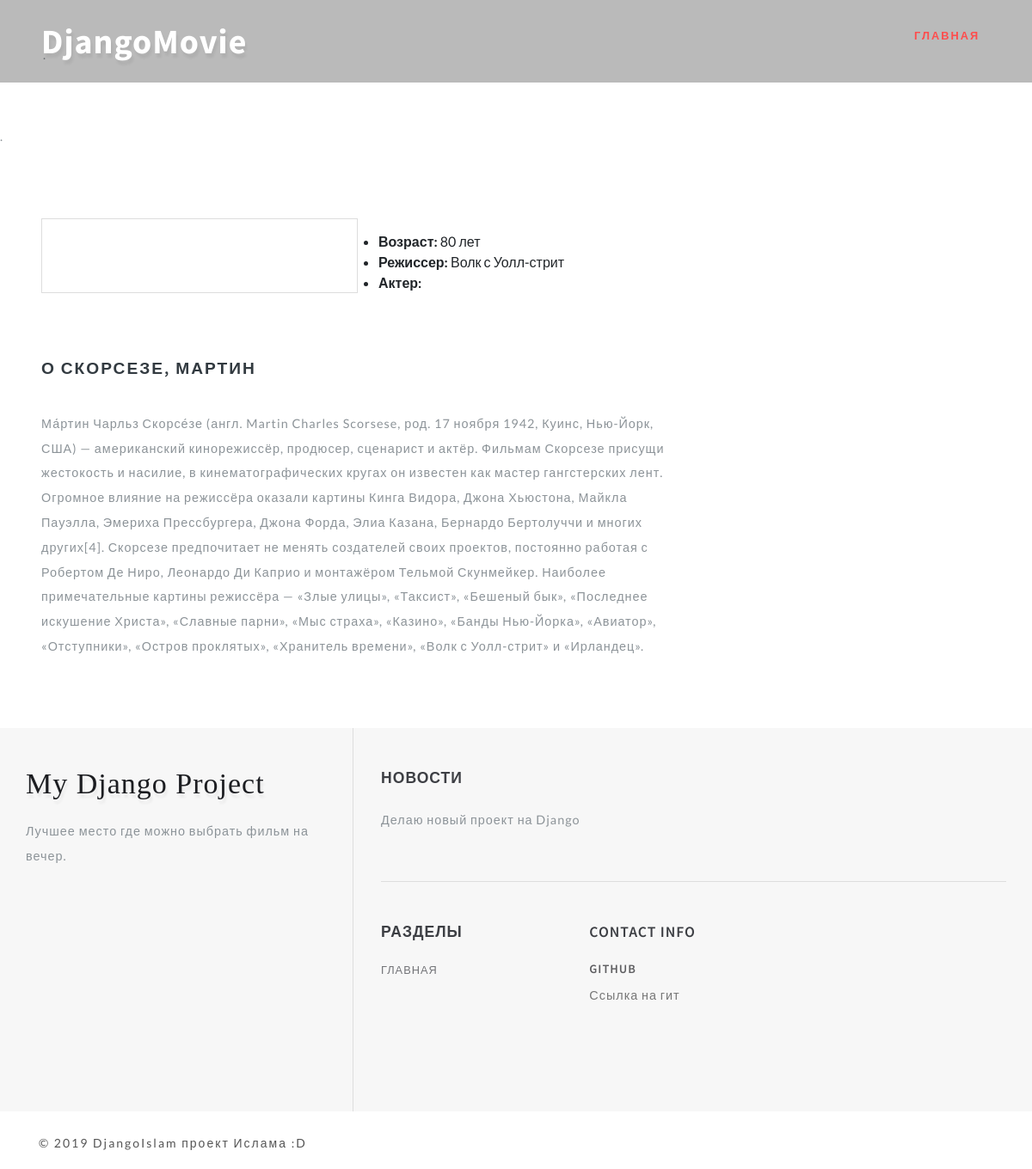
The app's page /actor/Скорсезе, Мартин/ with its own data.
### movies/models.py (models this page shows, shortened)
class Actor(models.Model):
    name = models.CharField('Имя', max_length=30)
    age = models.PositiveIntegerField('Возраст', default=0)
    description = models.TextField('Описание')
    image = models.ImageField('Изображение', upload_to='actors/')
    class Meta:
        verbose_name = 'Актеры и режиссеры'
        verbose_name_plural = 'Актеры и режиссеры'

class Movie(models.Model):
    title = models.CharField('Название', max_length=40)
    tagline = models.CharField('Слоган', max_length=100, default='')
    description = models.TextField('Описание')
    poster = models.ImageField('Постер',  upload_to='movies/')
    year = models.PositiveIntegerField('Дата выхода', default=2010)
    country = models.CharField('Страна', max_length=30)
    directors = models.ManyToManyField(Actor, verbose_name='Режиссер', related_name='film_director')
    actors = models.ManyToManyField(Actor, verbose_name='Актеры', related_name='film_actor')
    genres = models.ManyToManyField(Genre,  verbose_name='Жанр')
    world_premiere = models.DateField('Премьера в мире', default=date.today)
    budget = models.PositiveIntegerField('Бюджет', default=0, help_text='указывать сумму в долларах')
    fees_in_usa = models.PositiveIntegerField(
        'Сборы в США', default=0, help_text='указывать сумму в долларах'
    )
    fees_in_world = models.PositiveIntegerField(
        'Сборы в мире', default=0, help_text='указывать сумму в долларах'
    )
    category = models.ForeignKey(
        Category, verbose_name='Категория', on_delete=models.SET_NULL, null=True
    )
    url = models.SlugField(max_length=70, unique=True)
    draft = models.BooleanField('Черновик', default=False)
    class Meta:
        verbose_name = 'Фильм'
        verbose_name_plural = 'Фильмы'

### movies/views.py (the view)
# urls.py: path('actor/<str:slug>/', views.ActorView.as_view(), name='actor_detail'),
class ActorView(DetailView):
    model = Actor
    template_name = 'movies/actor.html'
    slug_field = 'name'

### movies/templates/movies/actor.html (shortened to what this page needs)
{% extends 'movies/base.html' %}
{% load static %}
{% block container %}
    <div class="container py-md-3">
{% endblock container %}
{% block movie %}
    <div class="left-ads-display col-lg-8">
        <div class="row">
            <div class="desc1-left col-md-6">
            </div>
            <div class="desc1-right col-md-6 pl-lg-4">
                <ul>
                    <li>
                        <span><b>Возраст:</b> {{ actor.age }} лет</span></li>
                    <li>
                        <span><b>Режиссер:</b>
                            {% for movie in actor.film_director.all %}
                                {{ movie.title }}
                            {% endfor %}
                        </span>
                    </li>
                    <li><span><b>Актер:</b>
                    </span>
                    </li>
                </ul>
            </div>
        </div>
        <div class="row sub-para-w3layouts mt-5">
            <h3 class="shop-sing editContent">
                О {{ actor.name }}
            </h3>
            <p class="editContent">
                {{ actor.description|safe }}
            </p>
        </div>
    </div>
{% endblock %}

### movies/static/movies/css/style.css (style rules this page uses)
html, body { margin: 0; font-size: 100%; background: #fff; font-family: 'Lato', sans-serif; scroll-behavior: smooth; }
h1, h2, h3, h4, h5, h6 { margin: 0; letter-spacing: 1px; font-weight: 600; font-family: 'Source Sans Pro', sans-serif; }
p { font-size: 0.9em; color: #8c9398; line-height: 2em; letter-spacing: 1px; }
ul { margin: 0; padding: 0; }
.desc1-left { border: 1px solid #ddd; }
h3.shop-sing { text-transform: uppercase; font-size: 1.2em; letter-spacing: 2px; margin: 1.5em 0 2em 0; color: #323a40; }

### records on screen
Actor: age "80", name "СКОРСЕЗЕ, МАРТИН", description "Ма́ртин Чарльз Скорсе́зе (англ. Martin Charles Scorsese, род. 17 ноября 1942, Куинс, Нью-Йорк, США) — американский кинорежиссёр, продюсер, сценарист и актёр. Фильмам Скорсезе присущи жестокость и насилие, в кинематографических кругах он известен как мастер гангстерских лент. Огромное влияние на режиссёра оказали картины Кинга Видора, Джона Хьюстона, Майкла Пауэлла, Эмериха Прессбургера, Джона Форда, Элиа Казана, Бернардо Бертолуччи и многих других[4]. Скорсезе предпочитает не менять создателей своих проектов, постоянно работая с Робертом Де Ниро, Леонардо Ди Каприо и монтажёром Тельмой Скунмейкер. Наиболее примечательные картины режиссёра — «Злые улицы», «Таксист», «Бешеный бык», «Последнее…"
Movie: title "Волк с Уолл-стрит"
